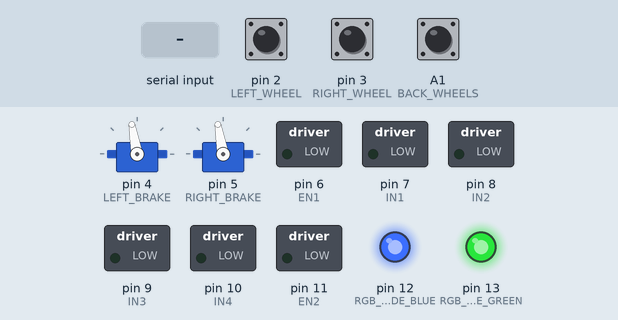
The sketch below on a simulated Arduino Uno, built with avr-gcc and run on an emulated ATmega328P. On the bench: 2 × servo, switched loads named in the sketch (green lamp = pin HIGH), output pins drawn as LEDs (lit = HIGH). The inputs (shaded band) are chosen by the test bench; at power-on: pin 2 (LEFT_WHEEL) HIGH, pin 3 (RIGHT_WHEEL) HIGH, A1 (BACK_WHEELS) HIGH.

Above: at 1.2 s.
1.3 s: "S\n" received over Serial
At 2.4 s:
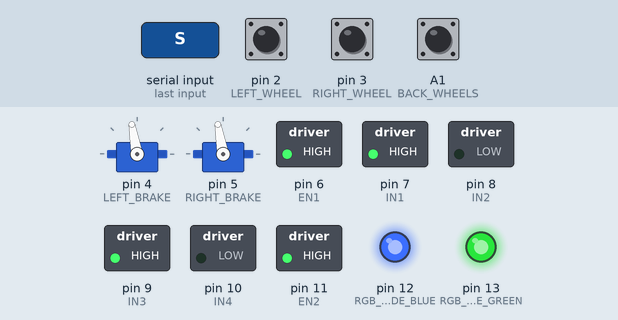
2.8 s: "M\n" received over Serial
At 3.6 s:
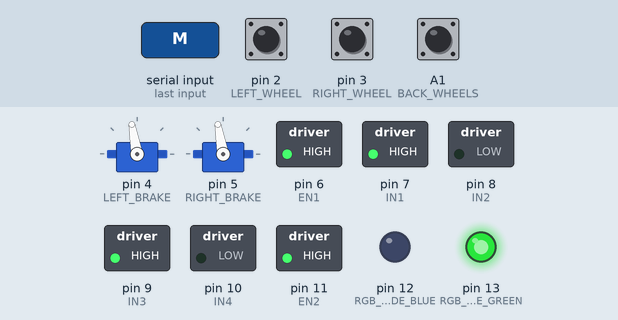
4.3 s: "B\n" received over Serial
At 5.4 s:
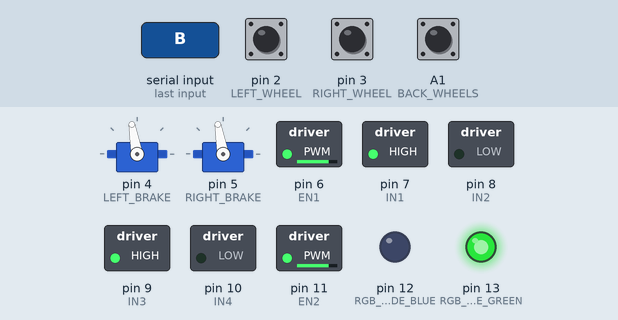
7.3 s: "s\n" received over Serial
At 8.2 s:
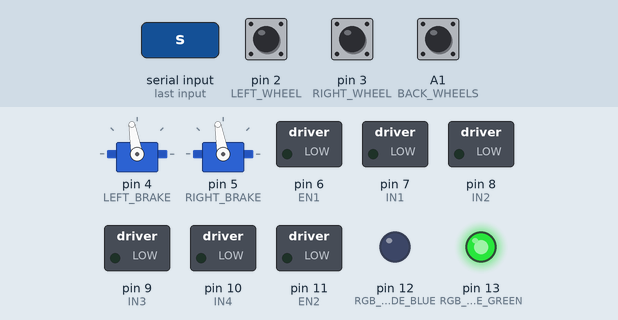
8.8 s: "A\n" received over Serial
At 9.3 s:
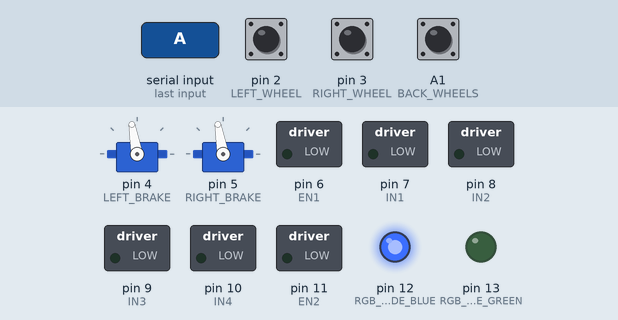
10.3 s: "S\n" received over Serial
At 11.7 s:
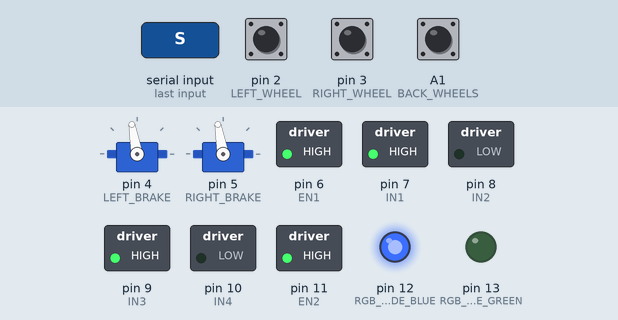
Timing chart, 0 to 12.8 s (numbered marks = the images above; inputs shaded):
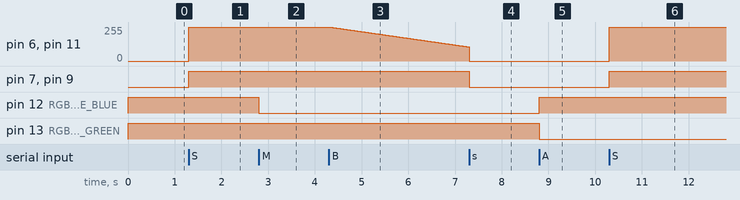

The sketch:

ABS_V2.ino
```cpp
#include <Servo.h>


// #################################################################### OBJECTS AND DEFINITIONS ####################################################################
// ######### OUTPUT PINS #########
// Servos
#define LEFT_BRAKE 4
#define RIGHT_BRAKE 5
// Braking mode indication LEDs
#define RGB_MODE_BLUE 12
#define RGB_MODE_GREEN 13
// Motor driver
#define IN1 7
#define IN2 8
#define IN3 9
#define IN4 10
#define EN1 6 // PWM
#define EN2 11 // PWM

// ######### INPUT PINs #########
// Bluetooth pairing state
#define STATE A2
// Wheel speed sensors (digital)
#define LEFT_WHEEL 2
#define RIGHT_WHEEL 3
#define BACK_WHEELS A1

// ######### NUMBERS #########
// Servo angles
#define OPEN 0
#define CLOSED 180
#define LEFT_OPEN 100
#define LEFT_CLOSED 0
#define RIGHT_OPEN 100
#define RIGHT_CLOSED 0


// Motor PWM speed values
#define MAX 255
#define MIN 0

// Brake mode
#define MANUAL 1
#define ABS 0

// Minimum wheel speed at which the car is considered stopped
#define MIN_WHEEL_SPEED 0.01

// Speed calculation period (in ms)
#define PERIOD 100.0 // (changed to add decimal point)

// Constants
#define PI 3.1415926535
#define WHEEL_DIAMETER 65.0 // in mm (changed to add decimal point)
#define NUMBER_OF_SLITS 20.0 // number of slits of encoder wheel (because we interrupt on change, we double the number of slits)
#define WHEEL_SENSOR_NUM 3

// ######### GLOBAL OBJECTS AND VARIABLES #########
// Servo objects
Servo leftBrake;
Servo rightBrake;

// Time variables
unsigned long current;
unsigned long last = 0;

// Interrupt variables
volatile unsigned int left_wheel_steps = 0;
volatile unsigned int right_wheel_steps = 0;
volatile unsigned int back_wheels_steps = 0;

// Calculation variables
double slip_ratio = 0;
double vehicle_velocity = 0;
double left_wheel_velocity = 0;
double right_wheel_velocity = 0;

// Bluetooth data variable
String command = "";
String brake_command = "";
int brake_mode = MANUAL;


enum direction {
  STOP,
  FORWARD,
  BACKWARD,
  LEFT,
  RIGHT
};

// #################################################################### SETUP AND LOOP ########################################################################
void setup() {
    // Servo pins
    leftBrake.attach(LEFT_BRAKE);
    rightBrake.attach(RIGHT_BRAKE);
    pinMode(LEFT_BRAKE, OUTPUT);
    pinMode(RIGHT_BRAKE, OUTPUT);

    // Braking mode LED pins
    pinMode(RGB_MODE_BLUE, OUTPUT);
    pinMode(RGB_MODE_GREEN, OUTPUT);

    // Motor driver pins
    pinMode(IN1, OUTPUT);
    pinMode(IN2, OUTPUT);
    pinMode(IN3, OUTPUT);
    pinMode(IN4, OUTPUT);
    pinMode(EN1, OUTPUT);
    pinMode(EN2, OUTPUT);

    // Speed sensors pins (pullup for interrupts)
    pinMode(LEFT_WHEEL, INPUT_PULLUP);
    pinMode(RIGHT_WHEEL, INPUT_PULLUP);
    pinMode(BACK_WHEELS, INPUT_PULLUP);

    // Bluetooth pairing state pin
    pinMode(STATE, INPUT);

    // Bluetooth
    Serial.begin(9600);  // Default communication rate of the Bluetooth module

    // Interrupts
    // Hardware interrupts
    attachInterrupt(digitalPinToInterrupt(LEFT_WHEEL), leftIncrement, CHANGE);
    attachInterrupt(digitalPinToInterrupt(RIGHT_WHEEL), rightIncrement, CHANGE);
    // Pin change interrupt
    PCICR |= B00000010; // Pin Change Interrupt Control Register, setting bit 1 means we enabled port C interrupt
    PCMSK1 |= B00000010; // Pin Change Mask 1 -> We are enabling pin A1 to activate the PORT C ISR

    // Initialise system then wait for bluetooth connection
    systemReset();
    //while (!connectionEstablished());
}


void loop() {

    if (Serial.available() > 0) {  // Checks whether data is coming from the serial port
        command = Serial.readStringUntil('\n');     // Reads the data from the serial port
    }
    carMode(command);
    //Serial.print(command);
    command = ""; // reset the command, wait until new command given
    // After executing command, check for connection to computer
    // If not connected, reset the system and then wait for reconnection
   // if (!connectionEstablished()) {
        //systemReset();
        //while (!connectionEstablished());
    //}
}

// #################################################################### FUNCTION DEFINITIONS #######################################################################
/*long mapf(long x, long in_min, long in_max, long out_min, long out_max) {
  return (x - in_min) * (out_max - out_min) * 1.0 / (in_max - in_min) * 1.0 + out_min * 1.0;
}*/
// ############ BRAKES FUNCTIONS ###############
// Interrupt ISRs

void leftIncrement(){
    left_wheel_steps++;
}

void rightIncrement(){
    right_wheel_steps++;
}

ISR(PCINT1_vect){
    back_wheels_steps++;
}


// Speed is updated every 20ms, testing will show if this is too slow
void calculateSpeed(int wheel_sensed, double* wheel_velocity){
    // Time variables
    static unsigned long start_time[WHEEL_SENSOR_NUM] = {0};
    static unsigned long end_time[WHEEL_SENSOR_NUM] = {0};

    // Step variables
    static unsigned long steps[WHEEL_SENSOR_NUM] = {0};
    static unsigned long steps_old[WHEEL_SENSOR_NUM] = {0};
    unsigned long diff;
    int index;

    // Select which wheels variables will be currently used
    switch(wheel_sensed){
        case LEFT_WHEEL:
            index = 0;
            break;

        case RIGHT_WHEEL:
            index = 1;
            break;

        case BACK_WHEELS:
            index = 2;
            break;

        default:
            index = 0;
            break;
    }

    // Calculate wheel speed in mm/ms
    if(end_time[index] - start_time[index] > PERIOD){
        // Steps update, making sure to copy values from interrupt variables so they don't change during calculation
        noInterrupts();
        steps[0] = left_wheel_steps;
        steps[1] = right_wheel_steps;
        steps[2] = back_wheels_steps;
        interrupts();
        // Calculation is: number of revolutions (diff / number of slits) * PI * wheel diameter = distance travelled by wheel in mm
        // Divide by period to get the speed. Note: This only works
		diff = steps[index] - steps_old[index];
        *wheel_velocity = (diff * PI * WHEEL_DIAMETER / (NUMBER_OF_SLITS * 2)) / (PERIOD); // multiplying number of slits by 2 because steps are read by change of state instead of at HIGH
        start_time[index] = end_time[index];
		steps_old[index] = steps[index];
    }
    end_time[index] = millis();
}

// make the 20ms delay only occur at state change not everytime function is called
void brakes(int state) {
  if (state) {
    leftBrake.write(LEFT_CLOSED);
    rightBrake.write(RIGHT_CLOSED);
    //delay(20);
  }
  else {
    leftBrake.write(LEFT_OPEN);
    rightBrake.write(RIGHT_OPEN);
    //delay(20);
  }
}

void ABS_FUNC() {
  slip_ratio = 1 - (left_wheel_velocity / vehicle_velocity);
  if (slip_ratio < 0.1)
    brakes(CLOSED);
  else if (slip_ratio > 0.3)
    brakes(OPEN);
}

// Try to only call the digitalWrite functions once during mode change
void brakeControl() {
  switch (brake_mode) {
    case MANUAL:  // Manual mode. Engaged when brake button is pressed, disengages when brake button is released
      if (brake_command == "B")
        brakes(CLOSED);
      else
        brakes(OPEN);
      break;

    case ABS:  // ABS mode. When brake is pressed, uses ABS to prevent the wheel from locking during travel
      if (brake_command == "B")
        ABS_FUNC();
      else
        brakes(OPEN);

      break;

    default:
      break;
  }
}

// ############ CAR FUNCTIONS ###############
// Not sure if LEFT and RIGHT will actually go left or right, need to test
void carControl(int direction, unsigned int speed) {
  switch (direction) {
    case STOP:
      analogWrite(EN1, speed);
      analogWrite(EN2, speed);
      digitalWrite(IN1, LOW);
      digitalWrite(IN2, LOW);
      digitalWrite(IN3, LOW);
      digitalWrite(IN4, LOW);
      break;

    case FORWARD:
      analogWrite(EN1, speed);
      analogWrite(EN2, speed);
      digitalWrite(IN1, HIGH);
      digitalWrite(IN2, LOW);
      digitalWrite(IN3, HIGH);
      digitalWrite(IN4, LOW);
      break;

    case BACKWARD:
      analogWrite(EN1, speed);
      analogWrite(EN2, speed);
      digitalWrite(IN1, LOW);
      digitalWrite(IN2, HIGH);
      digitalWrite(IN3, LOW);
      digitalWrite(IN4, HIGH);
      break;

    case LEFT:
      analogWrite(EN1, speed);
      analogWrite(EN2, speed);
      digitalWrite(IN1, LOW);
      digitalWrite(IN2, LOW);
      digitalWrite(IN3, HIGH);
      digitalWrite(IN4, LOW);
      break;

    case RIGHT:
      analogWrite(EN1, speed);
      analogWrite(EN2, speed);
      digitalWrite(IN1, HIGH);
      digitalWrite(IN2, LOW);
      digitalWrite(IN3, LOW);
      digitalWrite(IN4, LOW);
      break;

    default:
      break;
  }
}

void carMode(String mode) {
    // Start: The car moves forward at maximum speed
    if(mode == "S"){
        carControl(FORWARD, MAX);
    }

    // Stop: The car instantly stops, motor acts as brakes
    if(mode == "s"){
      carControl(STOP, 0);
    }

    // Manual: Change the braking mode to manual
    if(mode == "M"){
        brake_mode = MANUAL;
        digitalWrite(RGB_MODE_GREEN, HIGH);
        digitalWrite(RGB_MODE_BLUE, LOW);
    }


    // ABS: Change the braking mode to ABS
    if(mode == "A"){
        brake_mode = ABS;
        digitalWrite(RGB_MODE_BLUE, HIGH);
        digitalWrite(RGB_MODE_GREEN, LOW);
    }

    // Brakes: Starts the braking process
    if(mode == "B"){
        int speed = 255;
        // Enter braking loop, ends when car comes to a halt
        while (speed >= 0) {
            // Receive commands during braking process
            if (Serial.available() > 0)  // Checks whether data is coming from the serial port
                brake_command = Serial.readStringUntil('\n');   // Reads the data from the serial port
            brakeControl(); // Start braking
            // Calculate speed for each wheel
            calculateSpeed(LEFT_WHEEL, &left_wheel_velocity);
            calculateSpeed(BACK_WHEELS, &vehicle_velocity);
            // Decrease the speed of the backwheels every set interval
            current = millis();
            if (current - last > 5000/255) { // this if condition ensures motors stop rotating after 5 seconds
                carControl(FORWARD, speed--); // change speed and decrement at same time
                last = current;
            }
            // Stops the vehicle early at low speeds OR when it is commanded to stop
            if (brake_command == "s")
                break;
        }
        brake_command = "";
        brakes(OPEN);
        carControl(STOP, 0); // after braking loop ends, make sure to send LOW signal to all motor drive pins
    }
}

// ############ SYSTEM FUNCTIONS ###############
void systemReset() {
  // Initialisation of brakes, will be open
  brakes(OPEN);

  // Initialisation of RGB LED, will be turned off
  digitalWrite(RGB_MODE_BLUE, HIGH);
  digitalWrite(RGB_MODE_GREEN, HIGH);

  // Initialisation of motor driver, all turned off
  digitalWrite(IN1, LOW);
  digitalWrite(IN2, LOW);
  digitalWrite(IN3, LOW);
  digitalWrite(IN4, LOW);
  digitalWrite(EN1, LOW);
  digitalWrite(EN2, LOW);
}

int connectionEstablished() {
  return digitalRead(STATE);
}
```

Measured:
- after the input at 1.3 s, pin 6 (EN1), pin 11 (EN2): 0/255 → 255/255 at once; pin 7 (IN1), pin 9 (IN3): LOW → HIGH at once
- after the input at 2.8 s, pin 12 (RGB_MODE_BLUE): HIGH → LOW at once
- after the input at 4.3 s, pin 6 (EN1), pin 11 (EN2): moves from 255/255 to 106/255 over 3.0 s, starting at once
- after the input at 7.3 s, pin 7 (IN1), pin 9 (IN3): HIGH → LOW at once
- after the input at 8.8 s, pin 12 (RGB_MODE_BLUE): LOW → HIGH at once; pin 13 (RGB_MODE_GREEN): HIGH → LOW at once
- after the input at 10.3 s, pin 6 (EN1), pin 11 (EN2): 0/255 → 255/255 at once; pin 7 (IN1), pin 9 (IN3): LOW → HIGH at once
